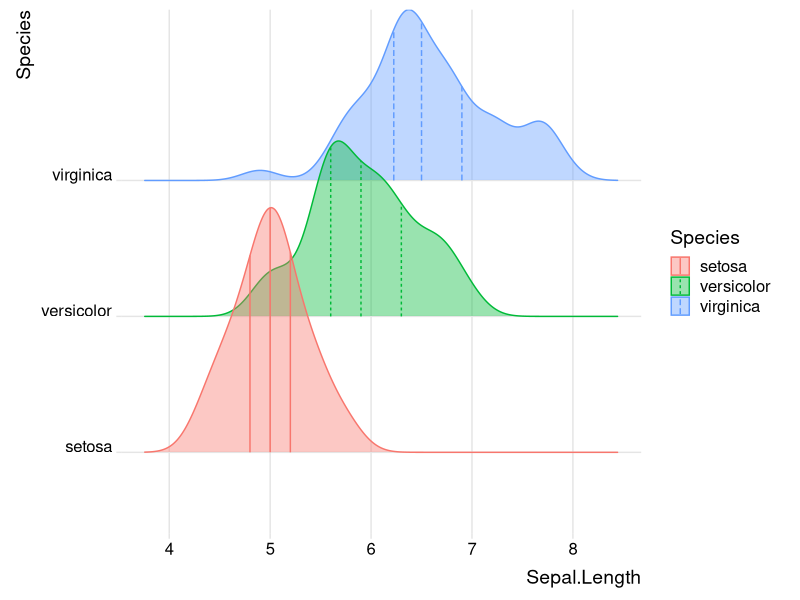
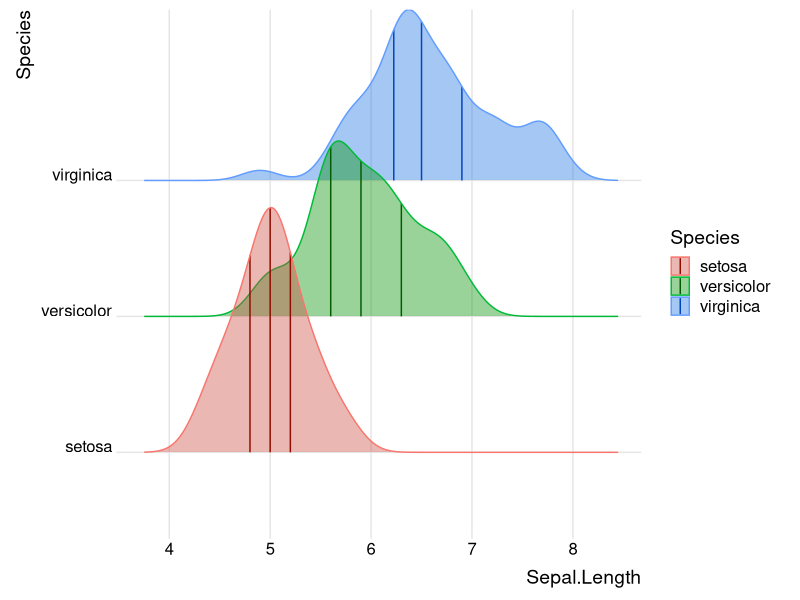

Reproduce these figures in R, in order.
library(ggridges)


### Name: scale_vline
### Title: Scales for vline aesthetics
### Aliases: scale_vline_linetype scale_vline_size_continuous
###   scale_vline_colour_hue scale_vline_color_hue
###   scale_vline_colour_gradient scale_vline_color_gradient
###   scale_vline_linetype_discrete scale_vline_color_discrete
###   scale_vline_colour_discrete scale_vline_color_continuous
###   scale_vline_colour_continuous

### ** Examples

library(ggplot2)

# default scales
ggplot(iris, aes(x=Sepal.Length, y=Species, fill = Species, color = Species)) +
  geom_density_ridges(
    aes(vline_color = Species, vline_linetype = Species),
    alpha = .4, quantile_lines = TRUE
  ) +
  theme_ridges()

# modified scales
ggplot(iris, aes(x=Sepal.Length, y=Species, fill = Species, color = Species)) +
  geom_density_ridges(
    aes(vline_color = Species),
    alpha = .4, quantile_lines = TRUE
  ) +
  scale_fill_hue(l = 50) +
  scale_vline_color_hue(l = 30) +
  theme_ridges()
